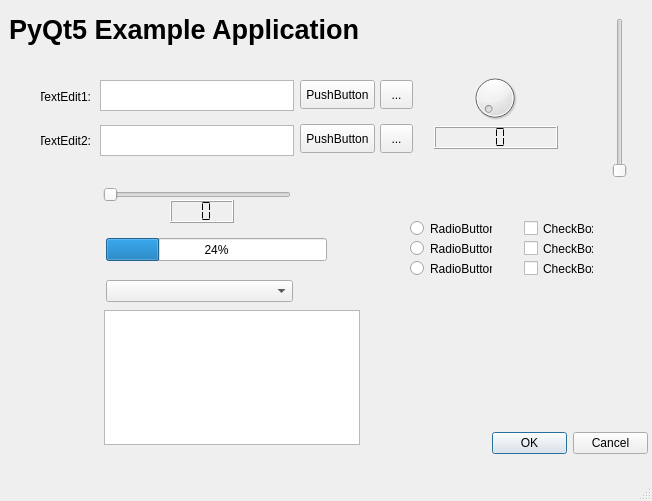
<?xml version="1.0" encoding="UTF-8"?>
<ui version="4.0">
 <class>MainWindow</class>
 <widget class="QMainWindow" name="MainWindow">
  <property name="geometry">
   <rect>
    <x>0</x>
    <y>0</y>
    <width>652</width>
    <height>501</height>
   </rect>
  </property>
  <property name="windowTitle">
   <string>MainWindow</string>
  </property>
  <widget class="QWidget" name="centralwidget">
   <widget class="QLabel" name="labelTitle">
    <property name="geometry">
     <rect>
      <x>9</x>
      <y>9</y>
      <width>371</width>
      <height>41</height>
     </rect>
    </property>
    <property name="font">
     <font>
      <pointsize>20</pointsize>
      <weight>75</weight>
      <bold>true</bold>
     </font>
    </property>
    <property name="text">
     <string>PyQt5 Example Application</string>
    </property>
    <property name="alignment">
     <set>Qt::AlignLeading|Qt::AlignLeft|Qt::AlignVCenter</set>
    </property>
   </widget>
   <widget class="QTextEdit" name="textEdit1">
    <property name="geometry">
     <rect>
      <x>100</x>
      <y>80</y>
      <width>194</width>
      <height>31</height>
     </rect>
    </property>
   </widget>
   <widget class="QLabel" name="label1">
    <property name="geometry">
     <rect>
      <x>41</x>
      <y>90</y>
      <width>50</width>
      <height>13</height>
     </rect>
    </property>
    <property name="text">
     <string>TextEdit1:</string>
    </property>
    <property name="alignment">
     <set>Qt::AlignRight|Qt::AlignTrailing|Qt::AlignVCenter</set>
    </property>
   </widget>
   <widget class="QLabel" name="label2">
    <property name="geometry">
     <rect>
      <x>41</x>
      <y>134</y>
      <width>50</width>
      <height>13</height>
     </rect>
    </property>
    <property name="text">
     <string>TextEdit2:</string>
    </property>
    <property name="alignment">
     <set>Qt::AlignRight|Qt::AlignTrailing|Qt::AlignVCenter</set>
    </property>
   </widget>
   <widget class="QTextEdit" name="textEdit2">
    <property name="geometry">
     <rect>
      <x>100</x>
      <y>125</y>
      <width>194</width>
      <height>31</height>
     </rect>
    </property>
   </widget>
   <widget class="QDial" name="dial1">
    <property name="geometry">
     <rect>
      <x>470</x>
      <y>66</y>
      <width>50</width>
      <height>64</height>
     </rect>
    </property>
   </widget>
   <widget class="QLCDNumber" name="lcdNumber1">
    <property name="geometry">
     <rect>
      <x>434</x>
      <y>126</y>
      <width>124</width>
      <height>23</height>
     </rect>
    </property>
    <property name="smallDecimalPoint">
     <bool>false</bool>
    </property>
    <property name="digitCount">
     <number>2</number>
    </property>
    <property name="segmentStyle">
     <enum>QLCDNumber::Flat</enum>
    </property>
    <property name="value" stdset="0">
     <double>0.000000000000000</double>
    </property>
   </widget>
   <widget class="QSlider" name="horizontalSlider1">
    <property name="geometry">
     <rect>
      <x>103</x>
      <y>185</y>
      <width>188</width>
      <height>20</height>
     </rect>
    </property>
    <property name="orientation">
     <enum>Qt::Horizontal</enum>
    </property>
   </widget>
   <widget class="QLCDNumber" name="lcdNumber2">
    <property name="geometry">
     <rect>
      <x>170</x>
      <y>200</y>
      <width>64</width>
      <height>23</height>
     </rect>
    </property>
    <property name="digitCount">
     <number>2</number>
    </property>
    <property name="segmentStyle">
     <enum>QLCDNumber::Flat</enum>
    </property>
   </widget>
   <widget class="QSlider" name="verticalSlider1">
    <property name="geometry">
     <rect>
      <x>610</x>
      <y>18</y>
      <width>19</width>
      <height>160</height>
     </rect>
    </property>
    <property name="value">
     <number>0</number>
    </property>
    <property name="orientation">
     <enum>Qt::Vertical</enum>
    </property>
   </widget>
   <widget class="QProgressBar" name="progressBar1">
    <property name="geometry">
     <rect>
      <x>106</x>
      <y>238</y>
      <width>221</width>
      <height>23</height>
     </rect>
    </property>
    <property name="value">
     <number>24</number>
    </property>
   </widget>
   <widget class="QRadioButton" name="radioButton1">
    <property name="geometry">
     <rect>
      <x>410</x>
      <y>220</y>
      <width>82</width>
      <height>17</height>
     </rect>
    </property>
    <property name="text">
     <string>RadioButton</string>
    </property>
   </widget>
   <widget class="QRadioButton" name="radioButton2">
    <property name="geometry">
     <rect>
      <x>410</x>
      <y>240</y>
      <width>82</width>
      <height>17</height>
     </rect>
    </property>
    <property name="text">
     <string>RadioButton</string>
    </property>
   </widget>
   <widget class="QRadioButton" name="radioButton3">
    <property name="geometry">
     <rect>
      <x>410</x>
      <y>260</y>
      <width>82</width>
      <height>17</height>
     </rect>
    </property>
    <property name="text">
     <string>RadioButton</string>
    </property>
   </widget>
   <widget class="QCheckBox" name="checkBox1">
    <property name="geometry">
     <rect>
      <x>524</x>
      <y>220</y>
      <width>70</width>
      <height>17</height>
     </rect>
    </property>
    <property name="text">
     <string>CheckBox</string>
    </property>
   </widget>
   <widget class="QCheckBox" name="checkBox2">
    <property name="geometry">
     <rect>
      <x>524</x>
      <y>240</y>
      <width>70</width>
      <height>17</height>
     </rect>
    </property>
    <property name="text">
     <string>CheckBox</string>
    </property>
   </widget>
   <widget class="QCheckBox" name="checkBox3">
    <property name="geometry">
     <rect>
      <x>524</x>
      <y>260</y>
      <width>70</width>
      <height>17</height>
     </rect>
    </property>
    <property name="text">
     <string>CheckBox</string>
    </property>
   </widget>
   <widget class="QPushButton" name="pushButton1">
    <property name="geometry">
     <rect>
      <x>300</x>
      <y>80</y>
      <width>75</width>
      <height>29</height>
     </rect>
    </property>
    <property name="text">
     <string>PushButton</string>
    </property>
   </widget>
   <widget class="QPushButton" name="pushButton2">
    <property name="geometry">
     <rect>
      <x>300</x>
      <y>124</y>
      <width>75</width>
      <height>29</height>
     </rect>
    </property>
    <property name="text">
     <string>PushButton</string>
    </property>
   </widget>
   <widget class="QToolButton" name="toolButton">
    <property name="geometry">
     <rect>
      <x>380</x>
      <y>80</y>
      <width>33</width>
      <height>29</height>
     </rect>
    </property>
    <property name="text">
     <string>...</string>
    </property>
   </widget>
   <widget class="QToolButton" name="toolButton_2">
    <property name="geometry">
     <rect>
      <x>380</x>
      <y>124</y>
      <width>33</width>
      <height>29</height>
     </rect>
    </property>
    <property name="text">
     <string>...</string>
    </property>
   </widget>
   <widget class="QDialogButtonBox" name="buttonBox">
    <property name="geometry">
     <rect>
      <x>492</x>
      <y>432</y>
      <width>156</width>
      <height>23</height>
     </rect>
    </property>
    <property name="standardButtons">
     <set>QDialogButtonBox::Cancel|QDialogButtonBox::Ok</set>
    </property>
   </widget>
   <widget class="QComboBox" name="comboBox1">
    <property name="geometry">
     <rect>
      <x>106</x>
      <y>280</y>
      <width>187</width>
      <height>22</height>
     </rect>
    </property>
   </widget>
   <widget class="QGraphicsView" name="graphicsView1">
    <property name="geometry">
     <rect>
      <x>104</x>
      <y>310</y>
      <width>256</width>
      <height>135</height>
     </rect>
    </property>
   </widget>
  </widget>
  <widget class="QMenuBar" name="menubar">
   <property name="geometry">
    <rect>
     <x>0</x>
     <y>0</y>
     <width>652</width>
     <height>21</height>
    </rect>
   </property>
  </widget>
  <widget class="QStatusBar" name="statusbar"/>
 </widget>
 <resources/>
 <connections/>
</ui>
